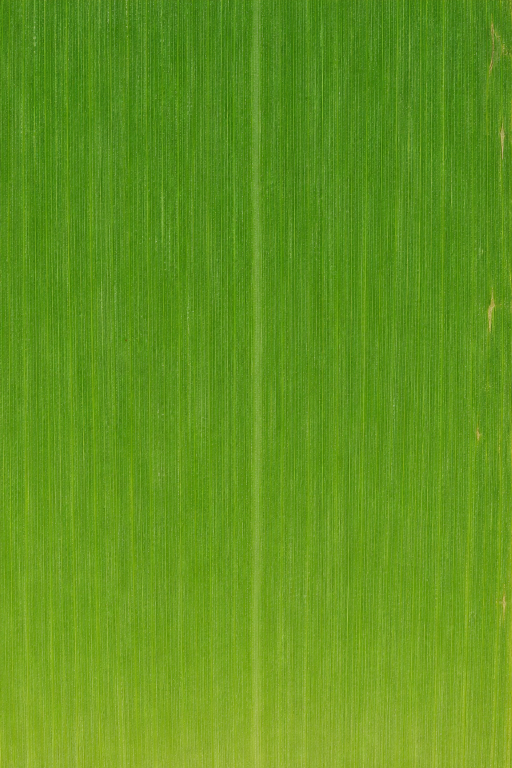
#> input picture assets/source/meadow-grass-study/blade-tissue.png, 1024 x 1536 px (shown at 1/2 size)
$ python prepare_tissue.py
#> lines starting #> are read from the running program, lines starting #| are printed output that depends on the picture
"""Derive the five lamina albedos from one ImageGen tissue plate."""
from pathlib import Path

import numpy as np
from PIL import Image, ImageFilter

folder = Path(__file__).resolve().parents[2] / "assets/source/meadow-grass-study"
source = Image.open(folder / "blade-tissue.png").convert("RGB")
#> source is the input picture: PIL image 1024x1536 RGB; mean R, G, B 98.8, 149.1, 29.2
for label, center, span, rgb, drying in (
    ("green", 0.51, 0.42, (83,113,52), 0.015),
    ("cool", 0.51, 0.29, (73,105,62), 0.035),
    ("olive", 0.39, 0.49, (106,125,59), 0.08),
    ("fading", 0.71, 0.53, (122,131,65), 0.42),
    ("straw", 0.43, 0.54, (157,136,84), 0.86),
):
    left, right = (int(source.width * (center + d*span)) for d in (-0.5,0.5))
    strip = np.array(source.crop((left,0,right,source.height)).resize((256,1024),Image.Resampling.LANCZOS),
                     dtype=float)
    lum = strip @ np.array((0.27,0.65,0.08))
    contrast = (lum / np.median(lum)) ** 0.94
    row = np.linspace(1,0,strip.shape[0])[:,None]
    vein = (lum - np.mean(lum,axis=1,keepdims=True)) / 120
    tip = np.clip((row-(1-drying))/max(0.02,drying) + vein*0.28,0,1)
    target = np.array(rgb) + (np.array((185,154,90))-rgb)*tip[:,:,None]
    color = target*contrast[:,:,None] + (strip - strip.mean(axis=(0,1)))*0.12
    Image.fromarray(np.uint8(np.clip(color,0,255))).save(folder / f"blade-{label}.png")
    if label == "green":
        # Shallow longitudinal ridges. Preserve the source's vein spacing, with
        # the low-frequency relief from the leaf cross section handled by geometry.
        fine = np.asarray(Image.fromarray(lum.astype("uint8")).filter(ImageFilter.GaussianBlur(1.15)),float)
        dx = np.gradient(fine,axis=1)*0.026
        dy = np.gradient(fine,axis=0)*0.003
        normals = np.stack((-dx,dy,np.ones_like(lum)),axis=-1)
        normals /= np.linalg.norm(normals,axis=-1,keepdims=True)
        Image.fromarray(np.uint8((normals*0.5+0.5)*255)).save(folder/"blade-ribs.png")
#> this loop made 5 passes
#> pass 1, `strip = np.array(source.crop((left,0,right,source.height)).resize((256..`:
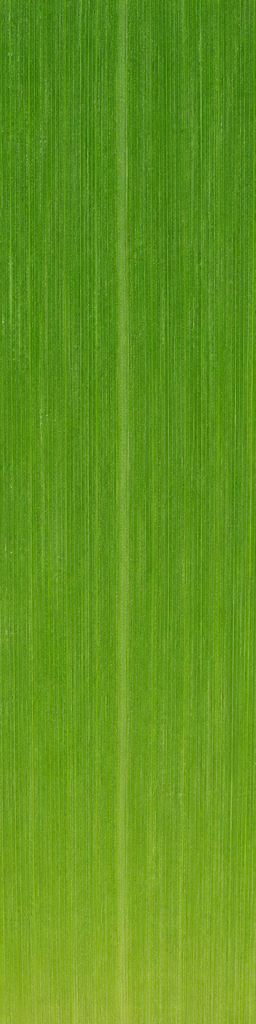
#> strip: shape (1024, 256, 3) float64; mean R, G, B 98.6, 149.1, 29.7
#> pass 1, `lum = strip @ np.array((0.27,0.65,0.08))`:
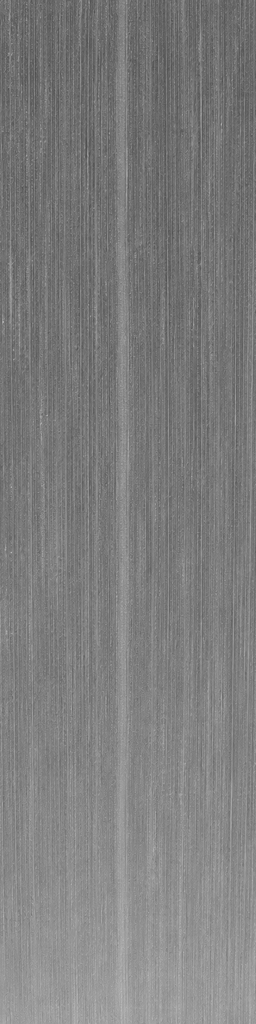
#> lum: shape (1024, 256) float64; min 77.64, max 186.2, mean 125.9
#> pass 1, `contrast = (lum / np.median(lum)) ** 0.94`:
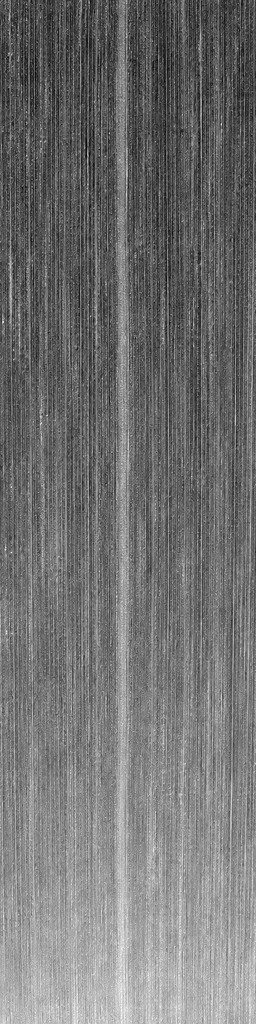
#> contrast: shape (1024, 256) float64; min 0.641, max 1.46, mean 1.01; drawn with min black and max white
#> pass 1, `vein = (lum - np.mean(lum,axis=1,keepdims=True)) / 120`:
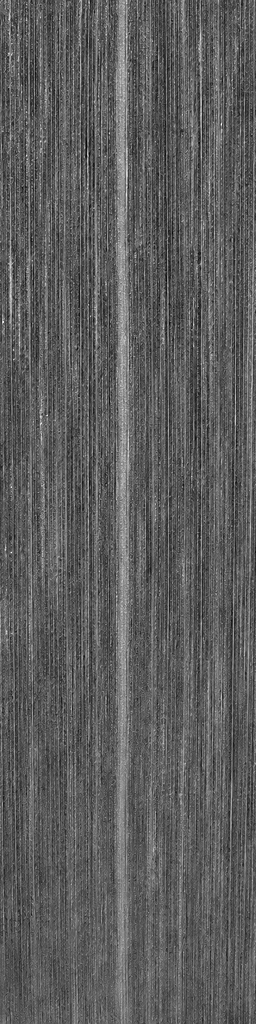
#> vein: shape (1024, 256) float64; min -0.293, max 0.506, mean 1.8e-18; drawn with min black and max white
#> after the loop:
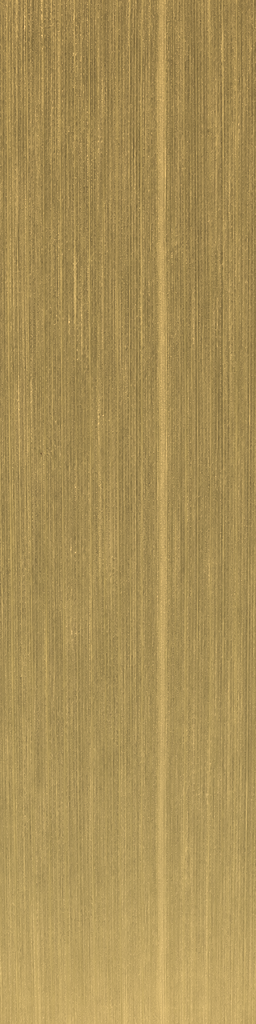
#> color: shape (1024, 256, 3) float64; mean R, G, B 170.1, 144.8, 87.4
#> after the loop:
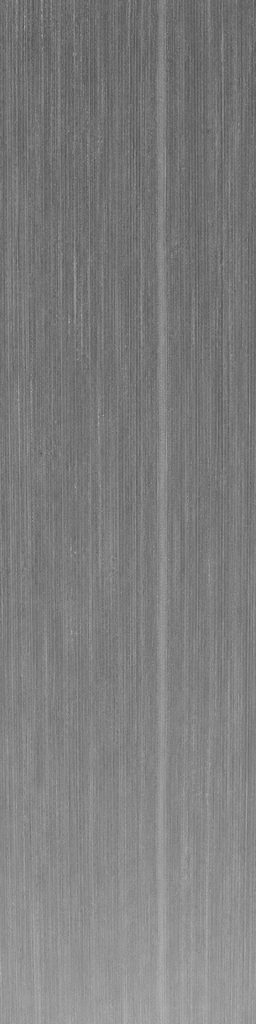
#> lum: shape (1024, 256) float64; min 79.77, max 179.6, mean 125.9
#> after the loop:
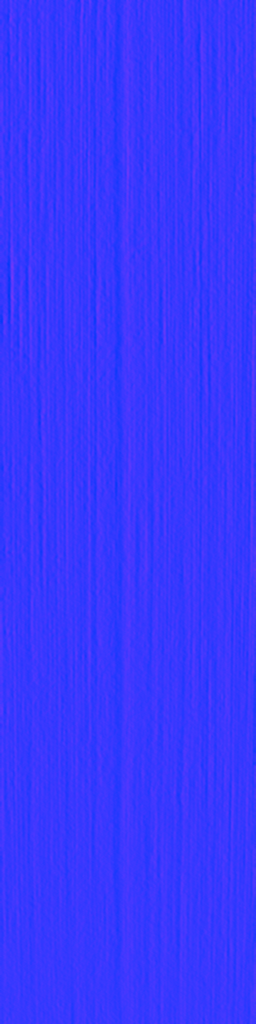
#> normals: shape (1024, 256, 3) float64; mean R, G, B -5.7e-07, 0.000139, 0.998; drawn with min black and max white

$ run again, with assets/source/meadow-grass-study/blade-cool.png copied over assets/source/meadow-grass-study/blade-tissue.png
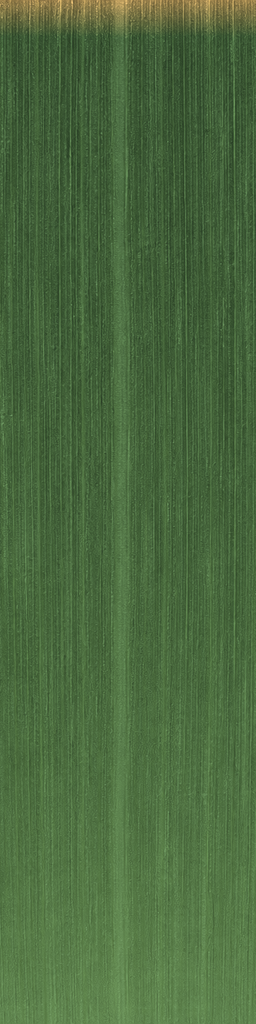
#> input picture assets/source/meadow-grass-study/blade-cool.png, 256 x 1024 px
#> source is the input picture: PIL image 256x1024 RGB; mean R, G, B 74.6, 105.8, 62.3
#> after the loop `for label, center, span, rgb, drying in (`:
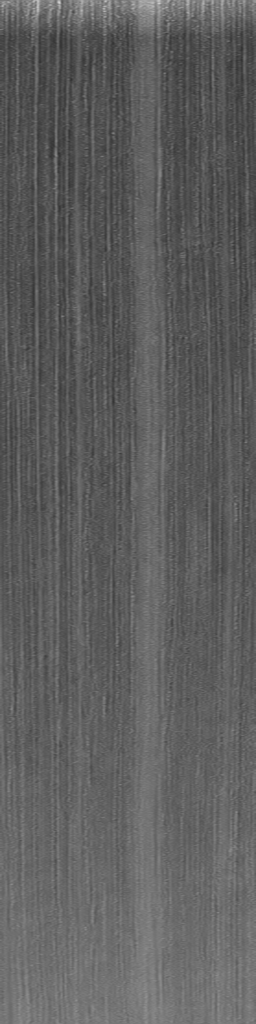
#> lum: shape (1024, 256) float64; min 50.49, max 211.3, mean 94.7
#> after the loop `for label, center, span, rgb, drying in (`:
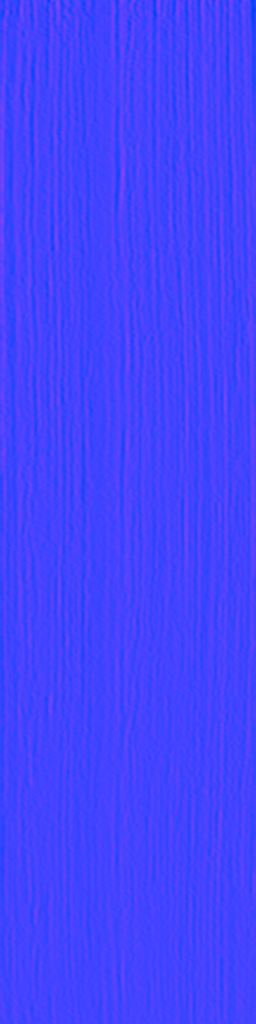
#> normals: shape (1024, 256, 3) float64; mean R, G, B 0.000482, -5.24e-05, 0.997; drawn with min black and max white

$ run again, with assets/source/meadow-grass-study/blade-fading.png copied over assets/source/meadow-grass-study/blade-tissue.png
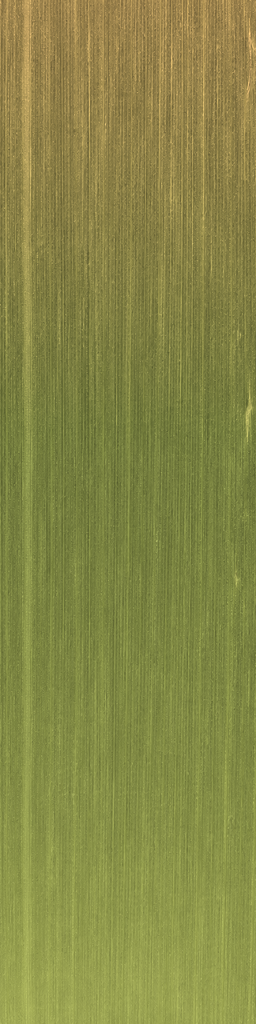
#> input picture assets/source/meadow-grass-study/blade-fading.png, 256 x 1024 px
#> source is the input picture: PIL image 256x1024 RGB; mean R, G, B 134.9, 136.3, 70
#> after the loop `for label, center, span, rgb, drying in (`:
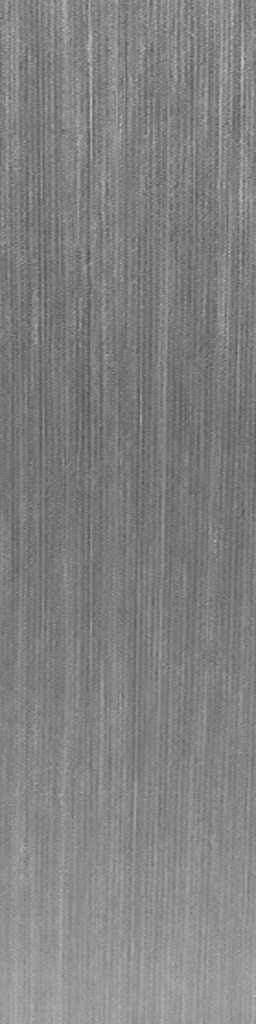
#> lum: shape (1024, 256) float64; min 86.04, max 198.8, mean 129.9
#> after the loop `for label, center, span, rgb, drying in (`:
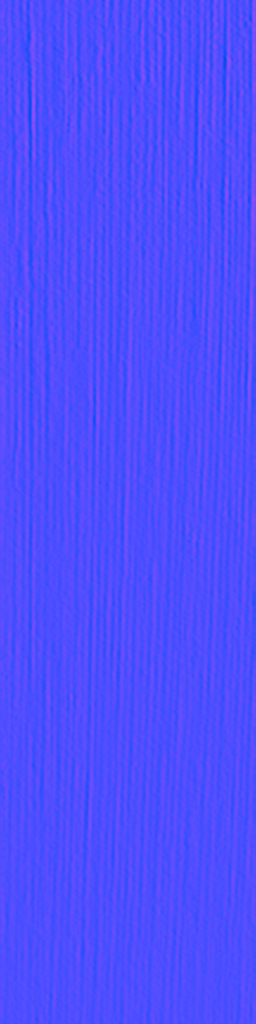
#> normals: shape (1024, 256, 3) float64; mean R, G, B 0.00142, 4.71e-05, 0.997; drawn with min black and max white

$ run again, with assets/source/meadow-grass-study/blade-green.png copied over assets/source/meadow-grass-study/blade-tissue.png
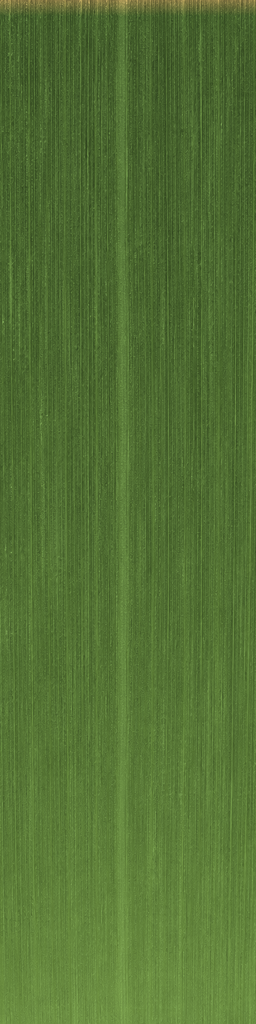
#> input picture assets/source/meadow-grass-study/blade-green.png, 256 x 1024 px
#> source is the input picture: PIL image 256x1024 RGB; mean R, G, B 83.8, 113.7, 52.2
#> after the loop `for label, center, span, rgb, drying in (`:
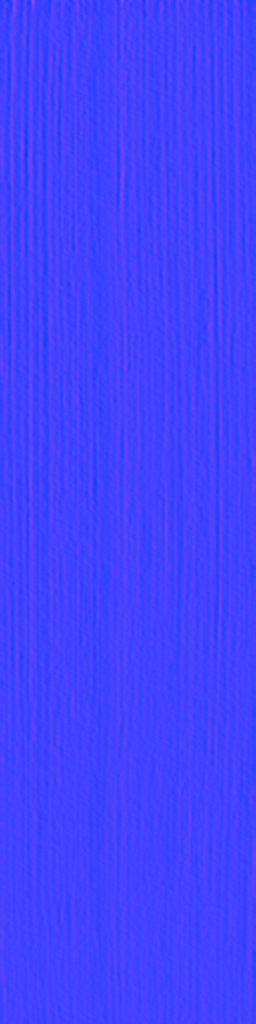
#> normals: shape (1024, 256, 3) float64; mean R, G, B -0.000353, 7.35e-06, 0.998; drawn with min black and max white
